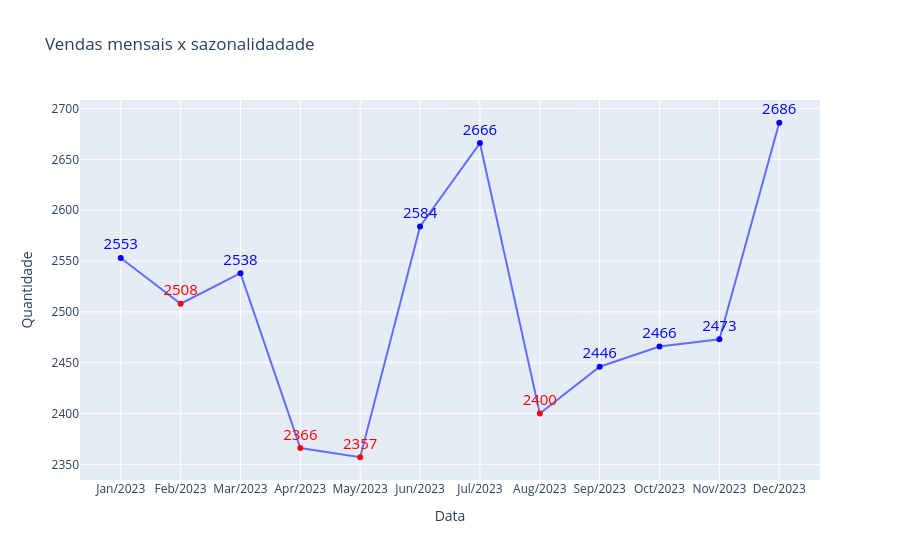

Notebook code cell kept with this figure:
### Code cell
grafico_linha = px.line(vendas_mensais.reset_index(), x='Data', y='Quantidade', title='Vendas mensais x sazonalidadade', markers=True, text=vendas_mensais['Quantidade'])
grafico_linha.update_traces(textposition='top center', textfont=dict(color=text_color, size=15), marker=dict(color=text_color)) #bottom center, bottom left, bottom right, middle left
grafico_linha.show()

### Figure 1 — Plotly figure (JSON) as saved in the notebook; plotly's stock layout.template omitted (floating-point values rounded to 4 significant figures)
{"data": [{"hovertemplate": "Data=%{x}<br>Quantidade=%{y}<br>text=%{text}<extra></extra>", "legendgroup": "", "line": {"color": "#636efa", "dash": "solid"}, "marker": {"color": ["blue", "red", "blue", "red", "red", "blue", "blue", "red", "blue", "blue", "blue", "blue"], "symbol": "circle"}, "mode": "lines+markers+text", "name": "", "orientation": "v", "showlegend": false, "text": [2553, 2508, 2538, 2366, 2357, 2584, 2666, 2400, 2446, 2466, 2473, 2686], "textfont": {"color": ["blue", "red", "blue", "red", "red", "blue", "blue", "red", "blue", "blue", "blue", "blue"], "size": 15}, "textposition": "top center", "type": "scatter", "x": ["Jan/2023", "Feb/2023", "Mar/2023", "Apr/2023", "May/2023", "Jun/2023", "Jul/2023", "Aug/2023", "Sep/2023", "Oct/2023", "Nov/2023", "Dec/2023"], "xaxis": "x", "y": [2553, 2508, 2538, 2366, 2357, 2584, 2666, 2400, 2446, 2466, 2473, 2686], "yaxis": "y"}], "layout": {"legend": {"tracegroupgap": 0}, "title": {"text": "Vendas mensais x sazonalidadade"}, "xaxis": {"anchor": "y", "domain": [0, 1], "title": {"text": "Data"}}, "yaxis": {"anchor": "x", "domain": [0, 1], "title": {"text": "Quantidade"}}}}
